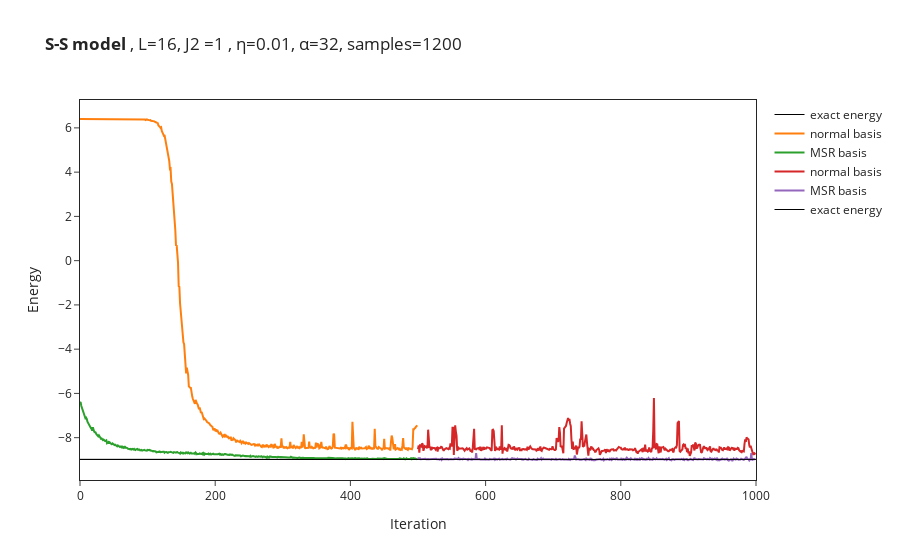

The notebook cell saved with this chart:
### Code cell
figure.add_trace(go.Scatter(x=(0,2*NUM_ITER),y=(exact_ground_energy,exact_ground_energy),mode="lines",line=go.scatter.Line(color="#000000",width=1), name="exact energy"))
figure.update_layout(xaxis_title="Iteration",yaxis_title="Energy")
figure.show()

### Figure 1 — Plotly figure (JSON) as saved in the notebook; plotly's stock layout.template omitted (floating-point values rounded to 4 significant figures; data arrays with more than 128 entries replaced by an {"elided": "..."} marker saying what was removed)
{"data": [{"line": {"color": "#000000", "width": 1}, "mode": "lines", "name": "exact energy", "type": "scatter", "x": [0, 500], "y": [-8.983, -8.983]}, {"name": "normal basis", "type": "scatter", "x": {"elided": "500 int values"}, "y": {"elided": "500 float values"}}, {"name": "MSR basis", "type": "scatter", "x": {"elided": "500 int values"}, "y": {"elided": "500 float values"}}, {"name": "normal basis", "type": "scatter", "x": {"elided": "500 int values"}, "y": {"elided": "500 float values"}}, {"name": "MSR basis", "type": "scatter", "x": {"elided": "500 int values"}, "y": {"elided": "500 float values"}}, {"line": {"color": "#000000", "width": 1}, "mode": "lines", "name": "exact energy", "type": "scatter", "x": [0, 1000], "y": [-8.983, -8.983]}], "layout": {"title": {"text": "<b>S-S model </b>, L=16, J2 =1 , η=0.01, α=32, samples=1200"}, "xaxis": {"mirror": true, "showline": true, "title": {"text": "Iteration"}}, "yaxis": {"mirror": true, "showline": true, "title": {"text": "Energy"}}}}
